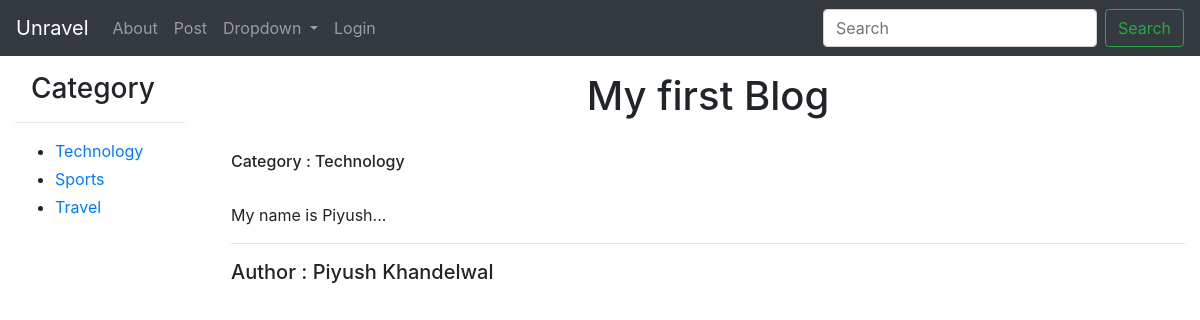
The page /my-first-blog/ on the database its author committed.
### categories/models.py (models this page shows)
class Category(models.Model):
	title		= models.CharField(max_length= 40)
	slug		= models.SlugField(blank= True,unique= True)
	created		= models.DateTimeField(auto_now= True)
	def __str__(self):
		return self.title
	def get_absolute_url(self):
		return reverse('category',kwargs={'slug':self.slug})

### post/models.py (models this page shows, shortened)
class Post(models.Model):
	title		=	models.CharField(max_length = 200)
	slug		=	models.SlugField(unique =True, blank = True)
	body		=	models.TextField()
	author		=	models.CharField(max_length = 40)
	featured	=	models.BooleanField(default =False)
	active		=	models.BooleanField(default=True)
	updated		=	models.DateTimeField(auto_now=True)
	published	=	models.DateTimeField(auto_now_add=True)
	category 	=	models.ForeignKey(Category,null=True,blank=True,on_delete=models.CASCADE)

### post/views.py (the view)
# urls.py: path('<slug>/', postDetailView.as_view(), name = 'post_detail'),
class postDetailView(DetailView):
	queryset = Post.objects.all()
	template_name = "post/post_detail.html"
	def get_object(self, *args, **kwargs):
		request=self.request
		slug = self.kwargs.get('slug')
		try:
			instance = Post.objects.get(slug__exact =slug,active=True)
		except Post.DoesNotExist:
			return Http404("Post Does Not Exist")
		except Post.MultipleObjectsReturned:
			qs =Post.objects.filter(slug__exact=slug,active=True)
			instance= qs.first()
		except:
			raise  Http404("Bad Request")
		return instance

### categories/templatetags/category_list.py (called while the page is built)
@register.inclusion_tag('snippets/category_list.html')
def category_list():
	list = Category.objects.all()
	return{"list":list}

### post/templates/post/post_detail.html (shortened to what this page needs)
{% extends 'base.html' %}
{% block content %}
	<h1 class="text-center">{{object.title}}</h1> <br>
	<h6>Category : {{object.category}}</h6><br>
	{% autoescape off%}
	{{object.body}}
	{% endautoescape %}<br>
	<hr>
	<h5 >Author : {{object.author}}</h5>
{% endblock content %}

### categories/templates/snippets/category_list.html
<h3 class="ml-3">Category</h3>
<hr>
<ul>
{% for obj in list %}
	<li class="my-1"> <a href="{{ obj.get_absolute_url }}">{{obj.title}}</a></li>
{% endfor%}
</ul>

### rows shown on the page
Category: title "Technology"
Category: title "Sports"
Category: title "Travel"
Post: title "My first Blog", category "Technology", body "My name is Piyush...", author "Piyush Khandelwal"
